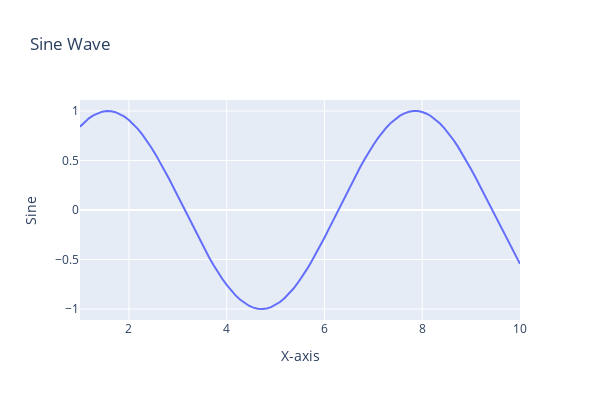

Notebook code for this chart:
### Code cell
# B
import plotly.graph_objects as go


fig = go.Figure()
fig.add_trace(
    go.Scatter(x=x, y=sin_y, mode='lines', name='Sine Wave')
)

fig.update_layout(
    title="Sine Wave",
    xaxis_title="X-axis", yaxis_title="Sine",
    width=600, height=400
)
fig.show()
